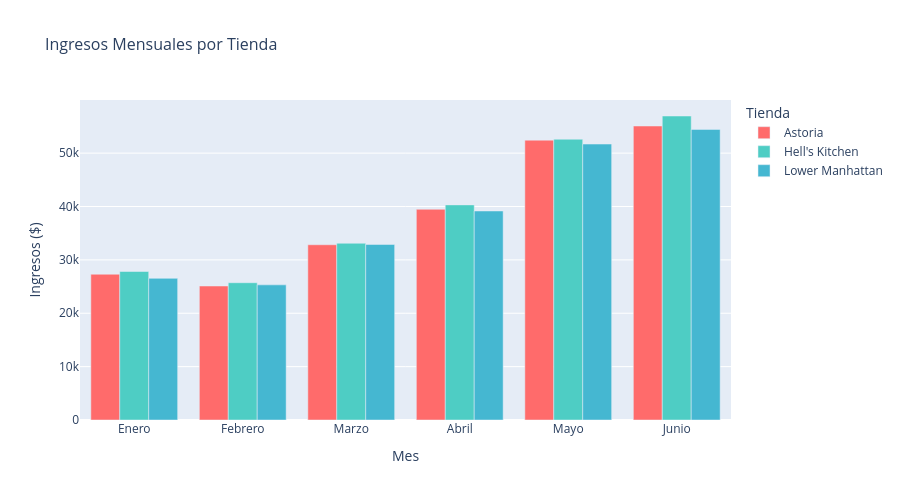

The notebook cell this image was saved under:
### Code cell
# Ingresos por tienda y mes (gráfico de barras agrupadas)
revenue_store_month = df.groupby(['store_location', 'month_name'])['revenue'].sum().reset_index()

fig = px.bar(revenue_store_month, 
             x='month_name', 
             y='revenue', 
             color='store_location',
             barmode='group',
             title='Ingresos Mensuales por Tienda',
             labels={'month_name': 'Mes', 'revenue': 'Ingresos ($)', 'store_location': 'Tienda'},
             color_discrete_sequence=['#FF6B6B', '#4ECDC4', '#45B7D1'])

fig.update_layout(font=dict(size=12), title_font_size=16, height=500)
fig.show()

# Identificar mes y tienda con mayores ingresos
max_idx = revenue_store_month['revenue'].idxmax()
max_row = revenue_store_month.loc[max_idx]
print(f"\nMejor combinación mes-tienda: {max_row['store_location']} en {max_row['month_name']} (${max_row['revenue']:,.2f})")

### Figure 1 — Plotly figure (JSON) as saved in the notebook; plotly's stock layout.template omitted (floating-point values rounded to 4 significant figures)
{"data": [{"alignmentgroup": "True", "hovertemplate": "Tienda=Astoria<br>Mes=%{x}<br>Ingresos ($)=%{y}<extra></extra>", "legendgroup": "Astoria", "marker": {"color": "#FF6B6B", "pattern": {"shape": ""}}, "name": "Astoria", "offsetgroup": "Astoria", "orientation": "v", "showlegend": true, "textposition": "auto", "type": "bar", "x": ["Enero", "Febrero", "Marzo", "Abril", "Mayo", "Junio"], "xaxis": "x", "y": [27310.0, 25110.0, 32840.0, 39480.0, 52430.0, 55080.0], "yaxis": "y"}, {"alignmentgroup": "True", "hovertemplate": "Tienda=Hell's Kitchen<br>Mes=%{x}<br>Ingresos ($)=%{y}<extra></extra>", "legendgroup": "Hell's Kitchen", "marker": {"color": "#4ECDC4", "pattern": {"shape": ""}}, "name": "Hell's Kitchen", "offsetgroup": "Hell's Kitchen", "orientation": "v", "showlegend": true, "textposition": "auto", "type": "bar", "x": ["Enero", "Febrero", "Marzo", "Abril", "Mayo", "Junio"], "xaxis": "x", "y": [27820.0, 25720.0, 33110.0, 40300.0, 52600.0, 56960.0], "yaxis": "y"}, {"alignmentgroup": "True", "hovertemplate": "Tienda=Lower Manhattan<br>Mes=%{x}<br>Ingresos ($)=%{y}<extra></extra>", "legendgroup": "Lower Manhattan", "marker": {"color": "#45B7D1", "pattern": {"shape": ""}}, "name": "Lower Manhattan", "offsetgroup": "Lower Manhattan", "orientation": "v", "showlegend": true, "textposition": "auto", "type": "bar", "x": ["Enero", "Febrero", "Marzo", "Abril", "Mayo", "Junio"], "xaxis": "x", "y": [26540.0, 25320.0, 32890.0, 39160.0, 51700.0, 54450.0], "yaxis": "y"}], "layout": {"barmode": "group", "font": {"size": 12}, "height": 500, "legend": {"title": {"text": "Tienda"}, "tracegroupgap": 0}, "title": {"font": {"size": 16}, "text": "Ingresos Mensuales por Tienda"}, "xaxis": {"anchor": "y", "domain": [0, 1], "title": {"text": "Mes"}}, "yaxis": {"anchor": "x", "domain": [0, 1], "title": {"text": "Ingresos ($)"}}}}
